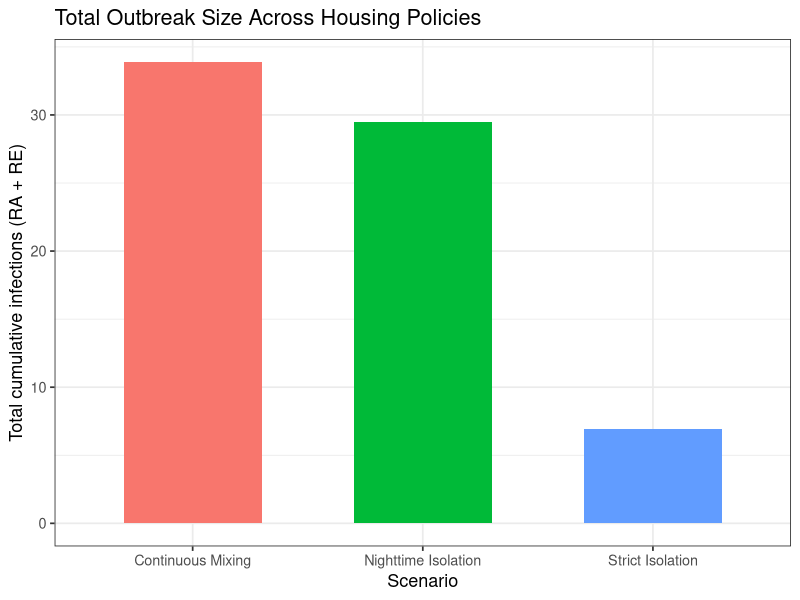
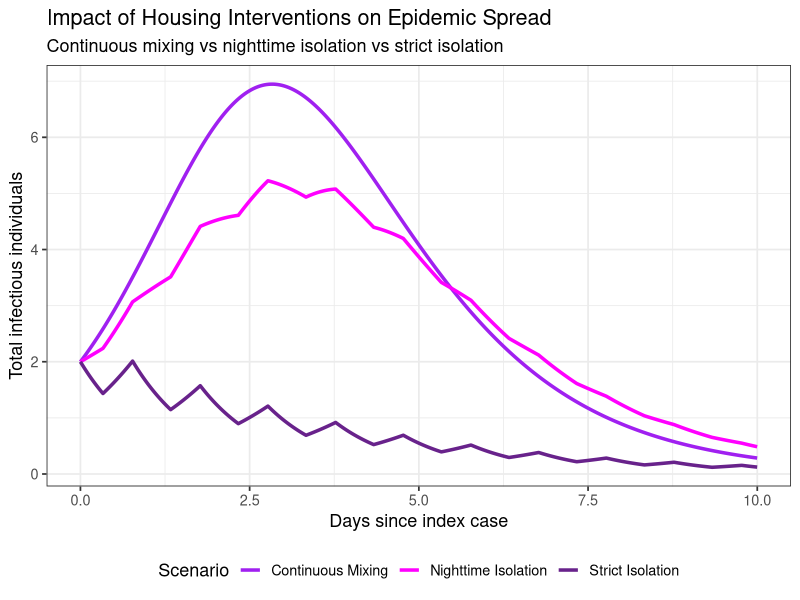
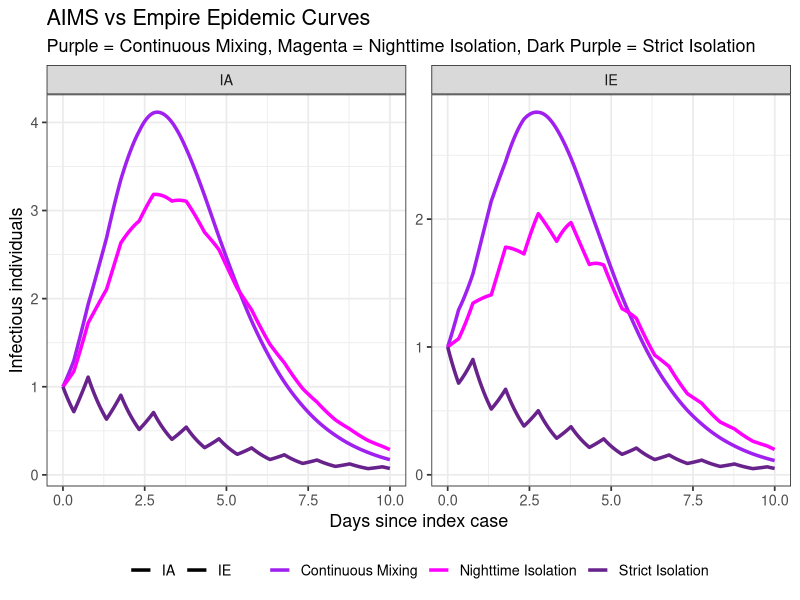

Recreate these plots in R, in order.


# --- Libraries ---
library(deSolve)
library(ggplot2)
library(tidyr)
library(dplyr)

# --- Initial conditions ---
pop.ssiirr <- c(SE = 17, SA = 25, IA = 1, IE = 1, RA = 0, RE = 0)

values <- c(
  gammaA = 1 , gammaE = 1,
  N0 = 42, N_A = 25, N_E = 17,
  betaMixprior = 1.8, betaNightAprior = 1.5, betaNightEprior = 0
)

# --- ODE function (ssiirr) ---
ssiirr <- function(t, y, parms) {
  with(as.list(c(y, parms)), {
    day_fraction <- t %% 1
    is_daytime   <- (day_fraction >= 0.3328) & (day_fraction <= 0.77071)
    
    beta_M  <- ifelse(is_daytime, betaMixprior, 0)
    beta_NA <- ifelse(is_daytime, 0, betaNightAprior)
    beta_NE <- ifelse(is_daytime, 0, betaNightEprior)
    
    inf_mix <- beta_M * (IA + IE) / N0
    inf_NA  <- beta_NA * IA / N_A
    inf_NE  <- beta_NE * IE / N_E
    
    dSAdt <- -(inf_mix + inf_NA) * SA
    dSEdt <- -(inf_mix + inf_NE) * SE
    dIAdt <- (inf_mix + inf_NA) * SA - gammaA * IA
    dIEdt <- (inf_mix + inf_NE) * SE - gammaE * IE
    dRAdt <- gammaA * IA 
    dREdt <- gammaE * IE 
    
    return(list(c(dSEdt, dSAdt, dIAdt, dIEdt, dRAdt, dREdt)))
  })
}

# --- Helper function to run scenarios ---
run_scenario <- function(betaMix, betaNightA, betaNightE, label) {
  values["betaMixprior"]    <- betaMix
  values["betaNightAprior"] <- betaNightA
  values["betaNightEprior"] <- betaNightE
  time.out <- seq(0, 10, by = 0.02083)
  out <- data.frame(lsoda(y = pop.ssiirr, times = time.out, func = ssiirr, parms = values))
  out$Scenario <- label
  return(out)
}

# --- Run scenarios ---
out_mix    <- run_scenario(1.8, 1.8, 1.8, "Continuous Mixing")
out_iso    <- run_scenario(1.8, 1.5, 1.2, "Nighttime Isolation")
out_strict <- run_scenario(1.8, 0, 0, "Strict Isolation")

# --- Combine results ---
out_all <- rbind(out_mix, out_iso, out_strict)

# --- Summarise final recovered counts ---
final_counts <- out_all %>%
  group_by(Scenario) %>%
  summarise(
    Final_RA = max(RA),
    Final_RE = max(RE),
    Total_R  = Final_RA + Final_RE
  )

print(final_counts)

# --- Plot cumulative infections (RA + RE) ---
ggplot(final_counts, aes(x = Scenario, y = Total_R, fill = Scenario)) +
  geom_col(width = 0.6) +
  labs(
    x = "Scenario",
    y = "Total cumulative infections (RA + RE)",
    title = "Total Outbreak Size Across Housing Policies"
  ) +
  theme_bw(base_size = 13) +
  theme(legend.position = "none")

# --- Plot total infectious (IA + IE) across scenarios ---
ggplot(out_all, aes(x = time, y = IA + IE, colour = Scenario)) +
  geom_line(linewidth = 1.2) +
  scale_colour_manual(values = c("Continuous Mixing"   = "purple",
                                 "Nighttime Isolation" = "magenta",
                                 "Strict Isolation"    = "darkorchid4")) +
  labs(
    x = "Days since index case",
    y = "Total infectious individuals",
    title = "Impact of Housing Interventions on Epidemic Spread",
    subtitle = "Continuous mixing vs nighttime isolation vs strict isolation"
  ) +
  theme_bw(base_size = 13) +
  theme(legend.position = "bottom")

# --- Separate plots for AIMS vs Empire ---
out_long <- pivot_longer(out_all, cols = c("IA","IE"), names_to = "Group", values_to = "Infectious")

ggplot(out_long, aes(x = time, y = Infectious,
                     colour = Scenario, linetype = Group)) +
  geom_line(linewidth = 1.2) +
  facet_wrap(~Group, scales = "free_y") +
  scale_colour_manual(values = c("Continuous Mixing"   = "purple",
                                 "Nighttime Isolation" = "magenta",
                                 "Strict Isolation"    = "darkorchid4")) +
  scale_linetype_manual(values = c("IA" = "solid", "IE" = "solid")) +
  labs(
    x = "Days since index case",
    y = "Infectious individuals",
    title = "AIMS vs Empire Epidemic Curves",
    subtitle = "Purple = Continuous Mixing, Magenta = Nighttime Isolation, Dark Purple = Strict Isolation"
  ) +
  theme_bw(base_size = 13) +
  theme(legend.position = "bottom", legend.title = element_blank())
